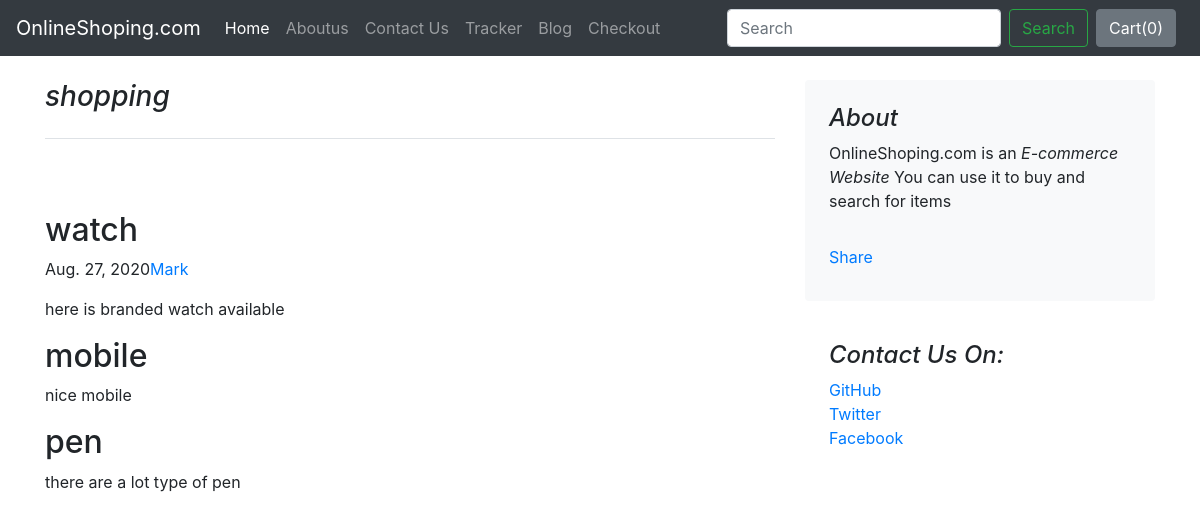
The page /blog/blogpost/1 on the database its author committed.
### blog/models.py (models this page shows, shortened)
class Blogpost(models.Model):
    post_id = models.AutoField(primary_key=True)
    title = models.CharField(max_length=5000)
    head0 = models.CharField(max_length=5000, default="")
    chead0 = models.CharField(max_length=5000, default="")
    head1 = models.CharField(max_length=5000, default="")
    chead1 = models.CharField(max_length=5000, default="")
    head2 = models.CharField(max_length=5000, default="")
    chead2 = models.CharField(max_length=5000, default="")
    pub_date = models.DateField()
    thumbnail = models.ImageField(upload_to="shop/images", default="")

### blog/views.py (the view)
# urls.py: path("blogpost/<int:id>", views.blogpost, name="blogPost"),
def blogpost(request, id):
    post = Blogpost.objects.filter(post_id = id)[0]
    return render(request, 'blog/blogpost.html', {'post':post})

### blog/templates/blog/blogpost.html (shortened to what this page needs)
{% extends 'blog/basic.html' %}
{% block body %}
<div class="container">
    <div class="row mt-4">
      <div class="col-md-8 blog-main">
        <h3 class="pb-4 mb-4 font-italic border-bottom">
          {{post.title}}
        </h3>
        <br><br>
        <div class="blog-post">
          <h2 class="blog-post-title">{{post.head0}}</h2>
          <p class="blog-post-meta">{{post.pub_date}}<a href="#">Mark</a></p>
          <p>{{post.chead0}}</p>
          <h2>{{post.head1}}</h2>
          <p>{{post.chead1}}</p>
          <h2>{{post.head2}}</h2>
          <p>{{post.chead2}}</p>
        </div>
    </div>
      <aside class="col-md-4 blog-sidebar">
        <div class="p-4 mb-3 bg-light rounded">
          <h4 class="font-italic">About</h4>
          <p class="mb-0">OnlineShoping.com is an <em>E-commerce Website</em> You can use it to buy and search for items</p>
          <br>
          <div class="fb-share-button my-2" data-href="http://127.0.0.1:8000/blog/blogpost/{{post.post_id}}" data-layout="button" data-size="large"><a target="_blank" href="https://www.facebook.com/sharer/sharer.php?u=http%3A%2F%2F127.0.0.1%3A8000%2Fblog%2Fblogpost%2F4&amp;src=sdkpreparse" class="fb-xfbml-parse-ignore">Share</a></div>
        </div>
        <div class="p-4">
          <h4 class="font-italic">Contact Us On: </h4>
          <ol class="list-unstyled">
            <li><a href="#">GitHub</a></li>
            <li><a href="#">Twitter</a></li>
            <li><a href="#">Facebook</a></li>
          </ol>
        </div>
      </aside>
    </div>
</div>
{% endblock %}

### rows shown on the page
Blogpost: title "shopping", head0 "watch", pub_date "Aug. 27, 2020", chead0 "here is branded watch available", head1 "mobile", chead1 "nice mobile", head2 "pen", chead2 "there are a lot type of pen"
